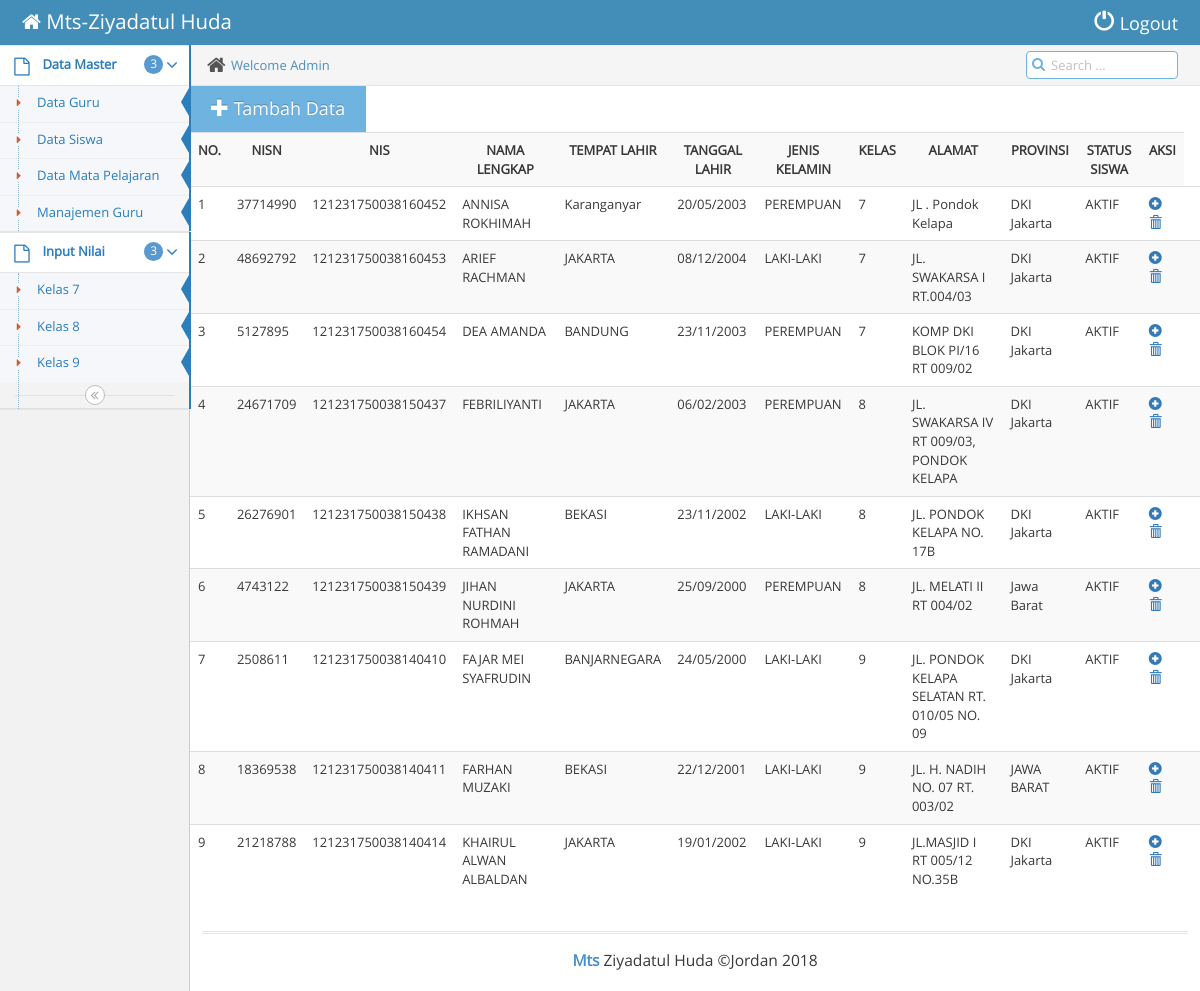
The app's page /admin/index.php?page=siswa with its own data.
### tables this page shows
CREATE TABLE `siswa` (
  `id` int(5) NOT NULL,
  `nisn` int(10) NOT NULL,
  `nis` varchar(20) NOT NULL,
  `nama_lengkap` varchar(50) NOT NULL,
  `tempat_lahir` varchar(50) NOT NULL,
  `tanggal_lahir` varchar(50) NOT NULL,
  `jenis_kelamin` varchar(20) NOT NULL,
  `kelas` int(2) NOT NULL,
  `alamat` text NOT NULL,
  `provinsi` varchar(50) NOT NULL,
  `status_siswa` varchar(10) NOT NULL
);

### admin/siswa.php (the view)
<?php
 include "../action/koneksi.php";
 ?>
 <a href="../siswa/tambah_siswa.php?page=tambah_siswa" class="btn btn-info btn-lg">
          			<span class="glyphicon glyphicon-plus"></span> Tambah Data
          		</a>
 <div class="table-responsive">
 		<table class="table table-striped table-hover">
 	<tr>
					<th><center>NO.</th>
					<th><center>NISN</th>
					<th><center>NIS</th>
					<th><center>NAMA LENGKAP</th>
					<th><center>TEMPAT LAHIR</th>
					<th><center>TANGGAL LAHIR</th>
					<th><center>JENIS KELAMIN</th>
					<th><center>KELAS</th>
					<th><center>ALAMAT</th>
					<th><center>PROVINSI</th>
					<th><center>STATUS SISWA</th>
					<th><center>AKSI</th>
	</tr>
	<?php $urut = (isset($_GET['urut']) ? strtolower($_GET['urut']) : NULL);  ?>
				<?php
				if($urut){
					$sql = mysqli_query($koneksi, "SELECT * FROM siswa ORDER BY kelas ASC");
				}else{
					$sql = mysqli_query($koneksi, "SELECT * FROM siswa ORDER BY kelas ASC");
				}
				if(mysqli_num_rows($sql) == 0){
					echo '<tr><td colspan="8">Tidak ada data.</td></tr>';
				}else{
					$no = 1;
					while($row = mysqli_fetch_assoc($sql)){
						echo '
						<tr>
							<td>'.$no.'</td>
							<td>'.$row['nisn'].'</td>
							<td>'.$row['nis'].'</td>
							<td>'.$row['nama_lengkap'].'</td>
							<td>'.$row['tempat_lahir'].'</td>
							<td>'.$row['tanggal_lahir'].'</td>
							<td>'.$row['jenis_kelamin'].'</td>
							<td>'.$row['kelas'].'</td>
							<td>'.$row['alamat'].'</td>
							<td>'.$row['provinsi'].'</td>
							<td>'.$row['status_siswa'].'</td>
							<td>
								<a href="../admin/input_nilai.php?id='.$row['id'].'" title="Input Nilai"><span class="glyphicon glyphicon-plus-sign"></span></a>
								<a href="hapus_siswa.php?aksi=delete&nisn='.$row['nisn'].'" title="Hapus Data" onclick="return confirm(\'Yakin?\')"><span class="glyphicon glyphicon-trash" aria-hidden="true"></span></a>
							</td>
							<td>';
						echo '
							</td>
						</tr>
						';
						$no++;
					}
				}
				?>
		</table>
</div>

### admin/index.php (shortened to what this page needs)
<?php
	include "../action/koneksi.php";
	if(isset($_GET['page'])) $page = $_GET['page'];
		    else $page = "index";
?>
<!DOCTYPE html>
<html lang="en">
	<head>
		<link rel="stylesheet" href="../assets/css/bootstrap.min.css" />
		<link rel="stylesheet" href="../assets/font-awesome/4.2.0/css/font-awesome.min.css" />
		<link rel="stylesheet" href="../assets/css/ace.min.css" class="ace-main-stylesheet" id="main-ace-style" />
	</head>
	<body class="no-skin">
		<div id="navbar" class="navbar navbar-default">
			<div class="navbar-container" id="navbar-container">
				<div class="navbar-header pull-left">
					<a href="../admin/index.php" class="navbar-brand">
						<small>
							<i class="fa fa-home"></i>
							Mts-Ziyadatul Huda
						</small>
					</a>
				</div>
				<div class="navbar-header pull-right">
					<a href="../action/proses_logout.php" class="navbar-brand">
						<small>
							<span class="glyphicon">&#xe017;</span>
							<font size="4">
							Logout </font>
						</small>
					</a>
				</div>
			</div>
		</div>
		<div class="main-container" id="main-container">
			<div id="sidebar" class="sidebar                  responsive">
				<ul class="nav nav-list">
					<li class="active open">
						<a href="#" class="dropdown-toggle">
							<i class="menu-icon fa fa-file-o"></i>
							<span class="menu-text">
								Data Master
								<span class="badge badge-primary">3</span>
							</span>
							<b class="arrow fa fa-angle-down"></b>
						</a>
						<ul class="submenu">
							<li class="active">
								<a href="?page=guru">
									<i class="menu-icon fa fa-caret-right"></i>
									Data Guru
								</a>
							</li>
							<li class="active">
								<a href="?page=siswa">
									<i class="menu-icon fa fa-caret-right"></i>
									Data Siswa
								</a>
							</li>
							<li class="active">
								<a href="?page=pelajaran">
									<i class="menu-icon fa fa-caret-right"></i>
									Data Mata Pelajaran
								</a>
							</li>
							<li class="active">
								<a href="?page=manajemenguru">
									<i class="menu-icon fa fa-caret-right"></i>
									Manajemen Guru
								</a>
							</li>
						</ul>
					</li>
				</ul>
				<ul class="nav nav-list">
					<li class="active open">
						<a href="#" class="dropdown-toggle">
							<i class="menu-icon fa fa-file-o"></i>
							<span class="menu-text">
								Input Nilai
								<span class="badge badge-primary">3</span>
							</span>
							<b class="arrow fa fa-angle-down"></b>
						</a>
						<ul class="submenu">
							<li class="active">
								<a href="?page=siswa_kelas7" class="dropdo">
									<i class="menu-icon fa fa-caret-right"></i>
									Kelas 7
								</a>
							</li>
							<li class="active">
								<a href="?page=siswa_kelas8" class="dropdo">
									<i class="menu-icon fa fa-caret-right"></i>
									Kelas 8
								</a>
							</li>
							<li class="active">
								<a href="?page=siswa_kelas9" class="dropdo">
									<i class="menu-icon fa fa-caret-right"></i>
									Kelas 9
								</a>
							</li>
				<div class="sidebar-toggle sidebar-collapse" id="sidebar-collapse">
					<i class="ace-icon fa fa-angle-double-left" data-icon1="ace-icon fa fa-angle-double-left" data-icon2="ace-icon fa fa-angle-double-right"></i>
				</div>
			</div>
			<div class="main-content">
				<div class="main-content-inner">
					<div class="breadcrumbs" id="breadcrumbs">
						<ul class="breadcrumb">
							<li>
								<i class="ace-icon fa fa-home home-icon"></i>
								<a href="home.php">Welcome Admin</a>
							</li>
						</ul>
						<div class="nav-search" id="nav-search">
							<form class="form-search">
								<span class="input-icon">
									<input type="text" placeholder="Search ..." class="nav-search-input" id="nav-search-input" autocomplete="off" />
									<i class="ace-icon fa fa-search nav-search-icon"></i>
								</span>
							</form>
						</div>
					</div>
				</div>
			<?php
				if ($page == "siswa_kelas7") {
						include "../siswa/siswa_7.php";
					}
					elseif ($page =="siswa_kelas8") {
						include "../siswa/siswa_8.php";
					}
					elseif ($page =="siswa_kelas9") {
						include "../siswa/siswa_9.php";
					}
					elseif ($page =="guru") {
						include "../walikelas/guru.php";
					}
					elseif ($page =="siswa") {
						include "siswa.php";
					}
					elseif ($page =="tambah_siswa") {
						include "tambah_siswa.php";
					}
					elseif ($page == "pelajaran") {
						include "../walikelas/pelajaran.php";
					}
					elseif ($page == "inputnilai") {
						include "input_nilai.php";
					}
					elseif ($page =="manajemenguru") {
						include "../walikelas/manajemen_guru.php";
					}
			?>
			</div>
			<div class="footer">
				<div class="footer-inner">
					<div class="footer-content">
						<span class="bigger-120">
							<span class="blue bolder">Mts</span>
							Ziyadatul Huda ©Jordan 2018
						</span>
			</div>
		</div>
	</body>
</html>

### records on screen
siswa: nisn "37714990", nis "121231750038160452", nama_lengkap "ANNISA ROKHIMAH", tempat_lahir "Karanganyar", tanggal_lahir "20/05/2003", jenis_kelamin "PEREMPUAN", kelas "7", alamat "JL . Pondok Kelapa", provinsi "DKI Jakarta", status_siswa "AKTIF"
siswa: nisn "48692792", nis "121231750038160453", nama_lengkap "ARIEF RACHMAN", tempat_lahir "JAKARTA", tanggal_lahir "08/12/2004", jenis_kelamin "LAKI-LAKI", kelas "7", alamat "JL. SWAKARSA I RT.004/03", provinsi "DKI Jakarta", status_siswa "AKTIF"
siswa: nisn "5127895", nis "121231750038160454", nama_lengkap "DEA AMANDA", tempat_lahir "BANDUNG", tanggal_lahir "23/11/2003", jenis_kelamin "PEREMPUAN", kelas "7", alamat "KOMP DKI BLOK PI/16 RT 009/02", provinsi "DKI Jakarta", status_siswa "AKTIF"
siswa: nisn "24671709", nis "121231750038150437", nama_lengkap "FEBRILIYANTI", tempat_lahir "JAKARTA", tanggal_lahir "06/02/2003", jenis_kelamin "PEREMPUAN", kelas "8", alamat "JL. SWAKARSA IV RT 009/03, PONDOK KELAPA", provinsi "DKI Jakarta", status_siswa "AKTIF"
siswa: nisn "26276901", nis "121231750038150438", nama_lengkap "IKHSAN FATHAN RAMADANI", tempat_lahir "BEKASI", tanggal_lahir "23/11/2002", jenis_kelamin "LAKI-LAKI", kelas "8", alamat "JL. PONDOK KELAPA NO. 17B", provinsi "DKI Jakarta", status_siswa "AKTIF"
siswa: nisn "4743122", nis "121231750038150439", nama_lengkap "JIHAN NURDINI ROHMAH", tempat_lahir "JAKARTA", tanggal_lahir "25/09/2000", jenis_kelamin "PEREMPUAN", kelas "8", alamat "JL. MELATI II RT 004/02", provinsi "Jawa Barat", status_siswa "AKTIF"
siswa: nisn "2508611", nis "121231750038140410", nama_lengkap "FAJAR MEI SYAFRUDIN", tempat_lahir "BANJARNEGARA", tanggal_lahir "24/05/2000", jenis_kelamin "LAKI-LAKI", kelas "9", alamat "JL. PONDOK KELAPA SELATAN RT. 010/05 NO. 09", provinsi "DKI Jakarta", status_siswa "AKTIF"
siswa: nisn "18369538", nis "121231750038140411", nama_lengkap "FARHAN MUZAKI", tempat_lahir "BEKASI", tanggal_lahir "22/12/2001", jenis_kelamin "LAKI-LAKI", kelas "9", alamat "JL. H. NADIH NO. 07 RT. 003/02", provinsi "JAWA BARAT", status_siswa "AKTIF"
siswa: nisn "21218788", nis "121231750038140414", nama_lengkap "KHAIRUL ALWAN ALBALDAN", tempat_lahir "JAKARTA", tanggal_lahir "19/01/2002", jenis_kelamin "LAKI-LAKI", kelas "9", alamat "JL.MASJID I RT 005/12 NO.35B", provinsi "DKI Jakarta", status_siswa "AKTIF"
